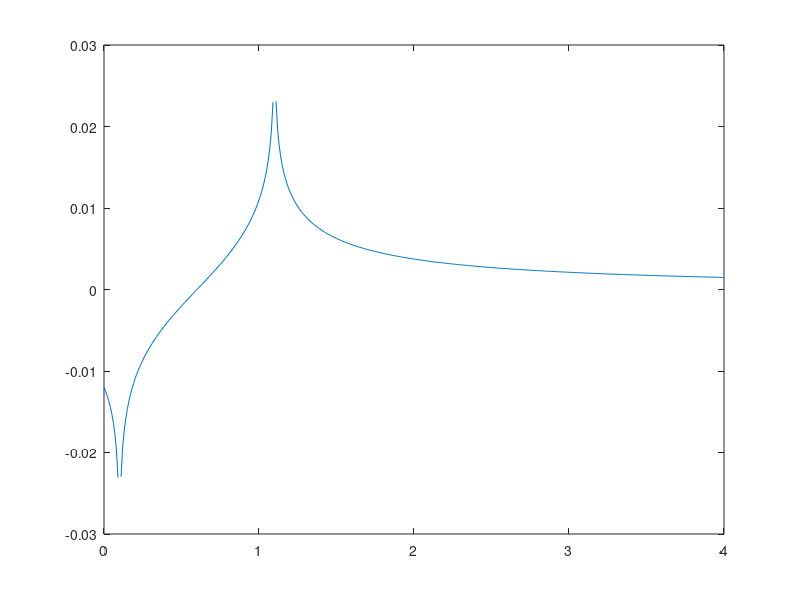

Recreate this plot in MATLAB.
clear all
Y = 0:.01:4;
Z = 0:.01:4;
X = (Y-floor(Y));
alpha = 1;%pi/5;
beta = 0;
gamma = 0;%floor(Y);
%a=
%log(((X./alpha)+beta)./(1-((X./alpha)+beta)))+gamma;%+(log((X-azclosed)./(1-(X-azclosed)))-azclose)+(log((X-azfard)./(1-(X-azfard)))-azfar)
C = 20;
A = 200;
inputL = Y;%Y-2 shift the result right for logit 
L = (log((inputL-0.1)./(1-(inputL-0.1))))./A;%logit

% Test heaviside based on the paper
    %V = sqrt((x-g).^2);
    %J = V/(x-g);
    %H = 0.5*(1+J);
H = @(g,x) 0.5.*(1+sqrt((x-g).^2)./(x-g));

%plot(Y,H(2,Y)-H(3,Y))
   
figure
plot(Y,L)